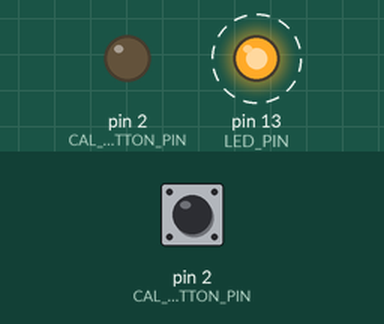
The program below on a simulated Arduino Pro Mini, built with avr-gcc and run on an emulated ATmega328P. Shown: output pins drawn as LEDs (lit = HIGH). Dashed ring = blinking. The test bench sets the inputs (shaded band); at power-on: pin 2 (CAL_BUTTON_PIN) HIGH. What the program prints to the serial monitor is not drawn.

Above: at 1.3 s.
1.4 s: pin 2 (CAL_BUTTON_PIN) pulled LOW for 0.6 s
4.4 s: pin 2 (CAL_BUTTON_PIN) pulled LOW for 3.2 s
Timing chart, 0 to 15.1 s (numbered marks = the images above; inputs shaded):
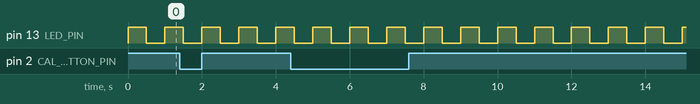

Measured:
- by itself, pin 13 (LED_PIN): alternates HIGH for 0.50 s and LOW for 0.50 s

The program:

main.cpp
```cpp
#include <Arduino.h>
#include <EasyButton.h>
static const byte CAL_BUTTON_PIN = 2;
static const byte LED_PIN = 13;

EasyButton calButton(CAL_BUTTON_PIN);
bool state;

void onPressedForDuration()
{
  Serial.println("onPressedForDuration");
  pinMode(CAL_BUTTON_PIN, OUTPUT);
  digitalWrite(CAL_BUTTON_PIN, LOW);
}

void onButtonPressed()
{
  Serial.println("onButtonPressed");
}

void setup()
{
  calButton.begin();
  calButton.onPressed(onButtonPressed);
  calButton.onPressedFor(2000, onPressedForDuration);
  pinMode(LED_PIN, OUTPUT);
  Serial.begin(9600);
  while (!Serial)
    delay(10);

  Serial.println("Setup");
}

void loop()
{
  calButton.read();
  state = !state;
  digitalWrite(13, state);
  delay(500);
}
```
